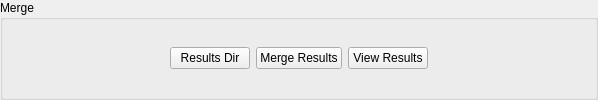
               <widget class="QGroupBox" name="groupBox_2">
                <property name="title">
                 <string>Merge</string>
                </property>
                <layout class="QVBoxLayout" name="verticalLayout_5">
                 <item>
                  <widget class="QFrame" name="frame_13">
                   <property name="frameShape">
                    <enum>QFrame::NoFrame</enum>
                   </property>
                   <property name="frameShadow">
                    <enum>QFrame::Raised</enum>
                   </property>
                   <layout class="QHBoxLayout" name="horizontalLayout_15">
                    <property name="leftMargin">
                     <number>156</number>
                    </property>
                    <property name="topMargin">
                     <number>0</number>
                    </property>
                    <property name="rightMargin">
                     <number>156</number>
                    </property>
                    <property name="bottomMargin">
                     <number>0</number>
                    </property>
                    <item>
                     <widget class="QPushButton" name="pushButton">
                      <property name="toolTip">
                       <string>&lt;html&gt;&lt;head/&gt;&lt;body&gt;&lt;p&gt;Open the chosen result directory.&lt;/p&gt;&lt;/body&gt;&lt;/html&gt;</string>
                      </property>
                      <property name="text">
                       <string>Results Dir</string>
                      </property>
                     </widget>
                    </item>
                    <item>
                     <widget class="QPushButton" name="pushButtonMerge">
                      <property name="toolTip">
                       <string>merge the resulted absorbed energy files in the results directory according to the simulation data provided by SimData file</string>
                      </property>
                      <property name="text">
                       <string>Merge Results</string>
                      </property>
                     </widget>
                    </item>
                    <item>
                     <widget class="QPushButton" name="pushButtonOpenResultsFile">
                      <property name="toolTip">
                       <string>open the file ResultsData from the results directory</string>
                      </property>
                      <property name="text">
                       <string>View Results</string>
                      </property>
                     </widget>
                    </item>
                   </layout>
                  </widget>
                 </item>
                </layout>
               </widget>
